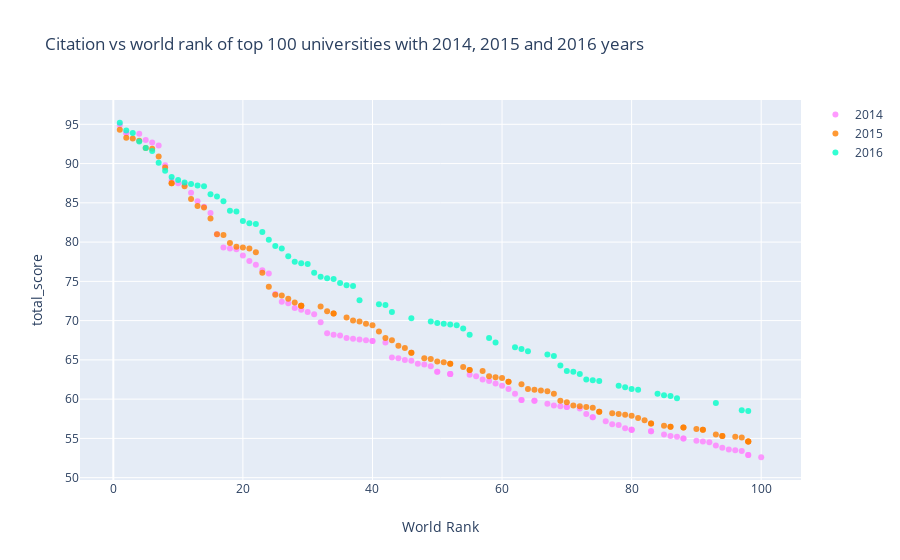

Notebook source saved alongside this figure:
### Code cell
df2014 = timesData[timesData.year == 2014].iloc[:100,:] #yılı 2014e eşitle ve ilk 100ü al
df2015 = timesData[timesData.year == 2015].iloc[:100,:]
df2016 = timesData[timesData.year == 2016].iloc[:100,:]
#3 farklı trace yaratmamız gerekiyor
trace1 =go.Scatter(
                    x = df2014.world_rank,
                    y = df2014.total_score,
                    mode = "markers",
                    name = "2014",
                    marker = dict(color = 'rgba(255, 128, 255, 0.8)'),
                    text= df2014.university_name)
trace2 =go.Scatter(
                    x = df2015.world_rank,
                    y = df2015.total_score,
                    mode = "markers",
                    name = "2015",
                    marker = dict(color = 'rgba(255, 128, 2, 0.8)'),
                    text= df2015.university_name)

trace3 =go.Scatter(
                    x = df2016.world_rank,
                    y = df2016.total_score,
                    mode = "markers",
                    name = "2016",
                    marker = dict(color = 'rgba(0, 255, 200, 0.8)'),
                    text= df2016.university_name)
data = [trace1, trace2, trace3]
layout = dict(title = 'Citation vs world rank of top 100 universities with 2014, 2015 and 2016 years',
              xaxis= dict(title= 'World Rank',ticklen= 10,zeroline= True),
              yaxis= dict(title= 'total_score',ticklen= 10,zeroline= True)
             )
fig = dict(data = data, layout = layout)
iplot(fig)

### Figure 1 — Plotly figure (JSON) as saved in the notebook; plotly's stock layout.template omitted (floating-point values rounded to 4 significant figures)
{"data": [{"marker": {"color": "rgba(255, 128, 255, 0.8)"}, "mode": "markers", "name": "2014", "text": ["California Institute of Technology", "Harvard University", "University of Oxford", "Stanford University", "Massachusetts Institute of Technology", "Princeton University", "University of Cambridge", "University of California, Berkeley", "University of Chicago", "Imperial College London", "Yale University", "University of California, Los Angeles", "Columbia University", "ETH Zurich – Swiss Federal Institute of Technology Zurich", "Johns Hopkins University", "University of Pennsylvania", "Duke University", "University of Michigan", "Cornell University", "University of Toronto", "University College London", "Northwestern University", "University of Tokyo", "Carnegie Mellon University", "University of Washington", "National University of Singapore", "University of Texas at Austin", "Georgia Institute of Technology", "University of Illinois at Urbana-Champaign", "University of Wisconsin-Madison", "University of British Columbia", "London School of Economics and Political Science", "University of California, Santa Barbara", "University of Melbourne", "McGill University", "Karolinska Institute", "École Polytechnique Fédérale de Lausanne", "King’s College London", "University of Edinburgh", "New York University", "University of California, San Diego", "Washington University in St Louis", "University of Hong Kong", "Seoul National University", "Peking University", "University of Minnesota", "University of North Carolina at Chapel Hill", "Australian National University", "Pennsylvania State University", "Boston University", "Tsinghua University", "Brown University", "Kyoto University", "University of California, Davis", "LMU Munich", "Korea Advanced Institute of Science and Technology (KAIST)", "Hong Kong University of Science and Technology", "University of Manchester", "Ohio State University", "Pohang University of Science and Technology", "KU Leuven", "Purdue University", "The University of Queensland", "University of Göttingen", "Rice University", "École Normale Supérieure", "Leiden University", "Heidelberg University", "Delft University of Technology", "University of Southern California", "École Polytechnique", "University of Sydney", "Erasmus University Rotterdam", "University of Basel", "Utrecht University", "Nanyang Technological University", "Wageningen University and Research Center", "University of Pittsburgh", "University of Bristol", "Durham University", "Emory University", "Tufts University", "Michigan State University", "University of Amsterdam", "Ghent University", "Free University of Berlin", "Technical University of Munich", "Case Western Reserve University", "Vanderbilt University", "University of Notre Dame", "Monash University", "McMaster University", "University of California, Irvine", "Humboldt University of Berlin", "University of Rochester", "Pierre and Marie Curie University", "University of Colorado Boulder", "Maastricht University", "University of Groningen", "University of Helsinki"], "type": "scatter", "x": ["1", "2", "2", "4", "5", "6", "7", "8", "9", "10", "11", "12", "13", "14", "15", "16", "17", "18", "19", "20", "21", "22", "23", "24", "25", "26", "27", "28", "29", "30", "31", "32", "33", "34", "35", "36", "37", "38", "39", "40", "40", "42", "43", "44", "45", "46", "47", "48", "49", "50", "50", "52", "52", "52", "55", "56", "57", "58", "59", "60", "61", "62", "63", "63", "65", "65", "67", "68", "69", "70", "70", "72", "73", "74", "74", "76", "77", "78", "79", "80", "80", "80", "83", "83", "85", "86", "87", "88", "88", "90", "91", "92", "93", "94", "95", "96", "97", "98", "98", "100"], "y": ["94.9", "93.9", "93.9", "93.8", "93.0", "92.7", "92.3", "89.8", "87.8", "87.5", "87.4", "86.3", "85.2", "84.5", "83.7", "81.0", "79.3", "79.2", "79.1", "78.3", "77.6", "77.1", "76.4", "76.0", "73.4", "72.4", "72.2", "71.6", "71.4", "71.1", "70.8", "69.8", "68.4", "68.2", "68.1", "67.8", "67.7", "67.6", "67.5", "67.4", "67.4", "67.2", "65.3", "65.2", "65.0", "64.9", "64.5", "64.4", "64.2", "63.5", "63.5", "63.2", "63.2", "63.2", "63.1", "62.9", "62.5", "62.3", "62.0", "61.7", "61.3", "60.7", "59.9", "59.9", "59.8", "59.8", "59.4", "59.2", "59.1", "59.0", "59.0", "58.8", "58.1", "57.7", "57.7", "57.2", "56.8", "56.7", "56.3", "56.1", "56.1", "56.1", "55.9", "55.9", "55.5", "55.3", "55.2", "55.0", "55.0", "54.7", "54.6", "54.5", "54.1", "53.8", "53.6", "53.5", "53.4", "52.9", "52.9", "52.6"]}, {"marker": {"color": "rgba(255, 128, 2, 0.8)"}, "mode": "markers", "name": "2015", "text": ["California Institute of Technology", "Harvard University", "University of Oxford", "Stanford University", "University of Cambridge", "Massachusetts Institute of Technology", "Princeton University", "University of California, Berkeley", "Imperial College London", "Yale University", "University of Chicago", "University of California, Los Angeles", "ETH Zurich – Swiss Federal Institute of Technology Zurich", "Columbia University", "Johns Hopkins University", "University of Pennsylvania", "University of Michigan", "Duke University", "Cornell University", "University of Toronto", "Northwestern University", "University College London", "University of Tokyo", "Carnegie Mellon University", "National University of Singapore", "University of Washington", "Georgia Institute of Technology", "University of Texas at Austin", "LMU Munich", "University of Illinois at Urbana-Champaign", "University of Wisconsin-Madison", "University of British Columbia", "University of Melbourne", "London School of Economics and Political Science", "École Polytechnique Fédérale de Lausanne", "University of Edinburgh", "University of California, Santa Barbara", "New York University", "McGill University", "King’s College London", "University of California, San Diego", "Washington University in St Louis", "University of Hong Kong", "Karolinska Institute", "Australian National University", "University of Minnesota", "University of North Carolina at Chapel Hill", "Peking University", "Tsinghua University", "Seoul National University", "Hong Kong University of Science and Technology", "Korea Advanced Institute of Science and Technology (KAIST)", "University of Manchester", "Brown University", "KU Leuven", "University of California, Davis", "Boston University", "Pennsylvania State University", "Kyoto University", "University of Sydney", "Nanyang Technological University", "École Polytechnique", "Scuola Normale Superiore di Pisa", "Leiden University", "The University of Queensland", "Pohang University of Science and Technology", "University of Göttingen", "Ohio State University", "Rice University", "Heidelberg University", "Delft University of Technology", "Erasmus University Rotterdam", "Wageningen University and Research Center", "University of Bristol", "University of Basel", "University of Southern California", "University of Amsterdam", "École Normale Supérieure", "Utrecht University", "Humboldt University of Berlin", "Free University of Berlin", "Michigan State University", "Durham University", "Monash University", "Middle East Technical University", "University of Arizona", "University of Notre Dame", "Tufts University", "University of California, Irvine", "Ghent University", "University of Massachusetts", "University of Pittsburgh", "Emory University", "McMaster University", "University of Glasgow", "Vanderbilt University", "University of Colorado Boulder", "Stockholm University", "Technical University of Munich", "Uppsala University"], "type": "scatter", "x": ["1", "2", "3", "4", "5", "6", "7", "8", "9", "9", "11", "12", "13", "14", "15", "16", "17", "18", "19", "20", "21", "22", "23", "24", "25", "26", "27", "28", "29", "29", "29", "32", "33", "34", "34", "36", "37", "38", "39", "40", "41", "42", "43", "44", "45", "46", "46", "48", "49", "50", "51", "52", "52", "54", "55", "55", "57", "58", "59", "60", "61", "61", "63", "64", "65", "66", "67", "68", "69", "70", "71", "72", "73", "74", "75", "75", "77", "78", "79", "80", "81", "82", "83", "83", "85", "86", "86", "88", "88", "90", "91", "91", "93", "94", "94", "96", "97", "98", "98", "98"], "y": ["94.3", "93.3", "93.2", "92.9", "92.0", "91.9", "90.9", "89.5", "87.5", "87.5", "87.1", "85.5", "84.6", "84.4", "83.0", "81.0", "80.9", "79.9", "79.4", "79.3", "79.2", "78.7", "76.1", "74.3", "73.3", "73.2", "72.8", "72.3", "71.9", "71.9", "71.9", "71.8", "71.2", "70.9", "70.9", "70.4", "70.0", "69.9", "69.6", "69.4", "68.6", "67.8", "67.5", "66.8", "66.5", "65.9", "65.9", "65.2", "65.1", "64.8", "64.7", "64.5", "64.5", "64.1", "63.7", "63.7", "63.6", "62.9", "62.8", "62.7", "62.2", "62.2", "61.9", "61.3", "61.2", "61.1", "61.0", "60.7", "59.8", "59.6", "59.2", "59.1", "59.0", "58.9", "58.4", "58.4", "58.2", "58.1", "58.0", "57.9", "57.6", "57.3", "56.9", "56.9", "56.6", "56.5", "56.5", "56.4", "56.4", "56.2", "56.1", "56.1", "55.5", "55.3", "55.3", "55.2", "55.1", "54.6", "54.6", "54.6"]}, {"marker": {"color": "rgba(0, 255, 200, 0.8)"}, "mode": "markers", "name": "2016", "text": ["California Institute of Technology", "University of Oxford", "Stanford University", "University of Cambridge", "Massachusetts Institute of Technology", "Harvard University", "Princeton University", "Imperial College London", "ETH Zurich – Swiss Federal Institute of Technology Zurich", "University of Chicago", "Johns Hopkins University", "Yale University", "University of California, Berkeley", "University College London", "Columbia University", "University of California, Los Angeles", "University of Pennsylvania", "Cornell University", "University of Toronto", "Duke University", "University of Michigan", "Carnegie Mellon University", "London School of Economics and Political Science", "University of Edinburgh", "Northwestern University", "National University of Singapore", "King’s College London", "Karolinska Institute", "LMU Munich", "New York University", "École Polytechnique Fédérale de Lausanne", "University of Washington", "University of Melbourne", "University of British Columbia", "KU Leuven", "University of Illinois at Urbana-Champaign", "Heidelberg University", "McGill University", "University of California, San Diego", "University of California, Santa Barbara", "Georgia Institute of Technology", "Peking University", "University of Tokyo", "University of California, Davis", "University of Hong Kong", "University of Texas at Austin", "Tsinghua University", "Wageningen University and Research Center", "Humboldt University of Berlin", "University of Wisconsin-Madison", "Brown University", "Australian National University", "Technical University of Munich", "École Normale Supérieure", "Nanyang Technological University", "University of Manchester", "University of Sydney", "University of Amsterdam", "Hong Kong University of Science and Technology", "The University of Queensland", "Washington University in St Louis", "Utrecht University", "University of North Carolina at Chapel Hill", "Boston University", "Delft University of Technology", "University of Minnesota", "Leiden University", "University of Southern California", "University of Bristol", "Durham University", "Erasmus University Rotterdam", "Free University of Berlin", "Monash University", "University of Groningen", "Pennsylvania State University", "University of Glasgow", "University of Helsinki", "University of Tübingen", "University of Pittsburgh", "University of Warwick", "Uppsala University", "University of Copenhagen", "University of New South Wales", "University of Freiburg", "Seoul National University", "University of St Andrews", "Vanderbilt University", "Kyoto University", "Maastricht University", "Emory University", "Lund University", "Ohio State University", "University of Exeter", "University of Bonn", "Georgetown University", "McMaster University", "University of Sheffield", "Queen Mary University of London", "University of Göttingen", "Michigan State University"], "type": "scatter", "x": ["1", "2", "3", "4", "5", "6", "7", "8", "9", "10", "11", "12", "13", "14", "15", "16", "17", "18", "19", "20", "21", "22", "23", "24", "25", "26", "27", "28", "29", "30", "31", "32", "33", "34", "35", "36", "37", "38", "=39", "=39", "41", "42", "43", "=44", "=44", "46", "=47", "=47", "49", "50", "51", "52", "53", "54", "55", "=56", "=56", "58", "59", "=60", "=60", "62", "63", "64", "=65", "=65", "67", "68", "69", "70", "71", "72", "73", "74", "75", "=76", "=76", "78", "79", "80", "81", "=82", "=82", "84", "85", "86", "87", "=88", "=88", "=90", "=90", "=90", "93", "=94", "=94", "=94", "97", "98", "=99", "=99"], "y": ["95.2", "94.2", "93.9", "92.8", "92.0", "91.6", "90.1", "89.1", "88.3", "87.9", "87.6", "87.4", "87.2", "87.1", "86.1", "85.8", "85.2", "84.0", "83.9", "82.7", "82.4", "82.3", "81.3", "80.3", "79.5", "79.2", "78.2", "77.5", "77.3", "77.2", "76.1", "75.6", "75.4", "75.3", "74.8", "74.5", "74.4", "72.6", "72.2", "72.2", "72.1", "72.0", "71.1", "71.0", "71.0", "70.3", "70.0", "70.0", "69.9", "69.7", "69.6", "69.5", "69.4", "69.0", "68.2", "68.1", "68.1", "67.8", "67.2", "67.0", "67.0", "66.6", "66.4", "66.1", "65.9", "65.9", "65.7", "65.5", "64.3", "63.6", "63.5", "63.2", "62.5", "62.4", "62.3", "61.9", "61.9", "61.7", "61.5", "61.3", "61.2", "61.0", "61.0", "60.7", "60.5", "60.4", "60.1", "59.9", "59.9", "59.7", "59.7", "59.7", "59.5", "58.8", "58.8", "58.8", "58.6", "58.5", "58.0", "58.0"]}], "layout": {"title": {"text": "Citation vs world rank of top 100 universities with 2014, 2015 and 2016 years"}, "xaxis": {"ticklen": 10, "title": {"text": "World Rank"}, "zeroline": true}, "yaxis": {"ticklen": 10, "title": {"text": "total_score"}, "zeroline": true}}}
